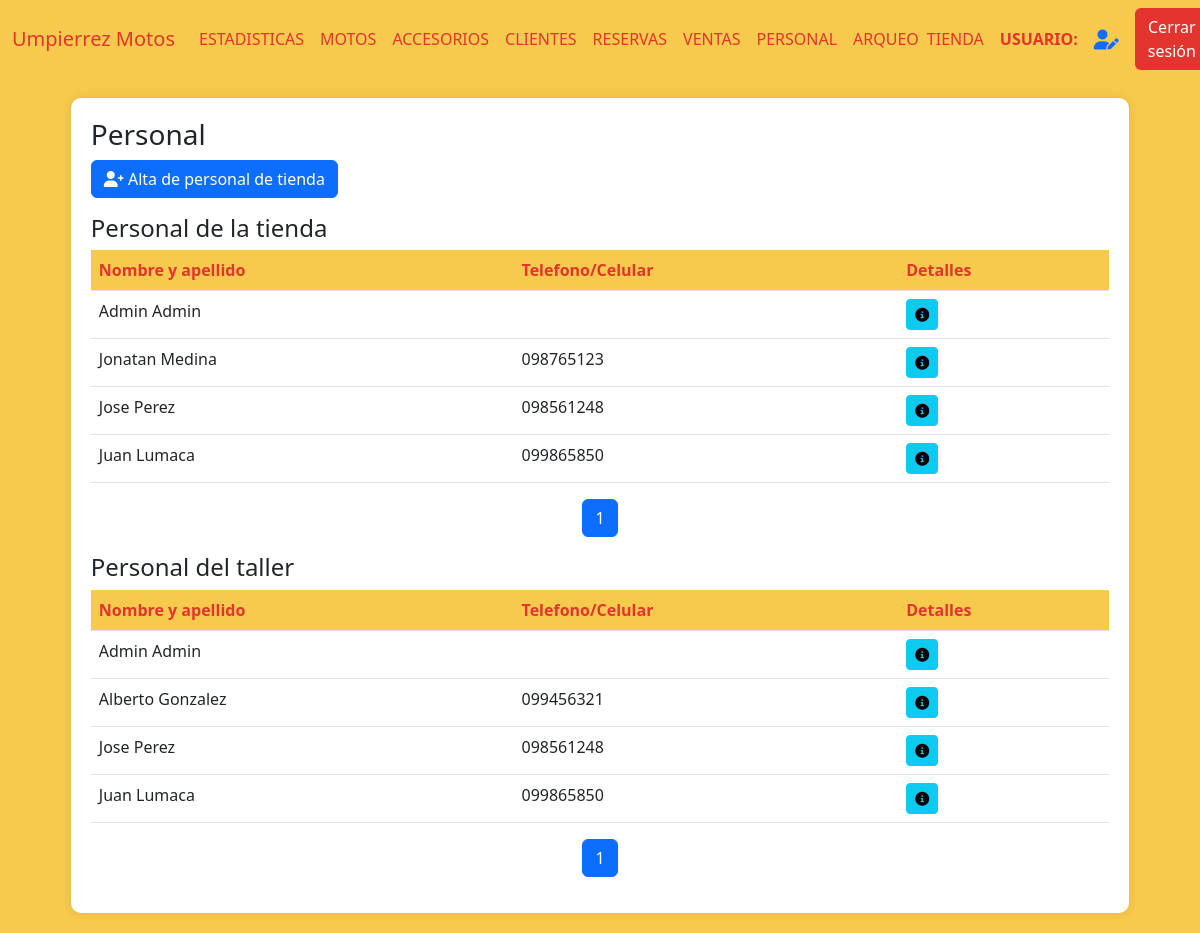
Before: /personal (signed in) with the older database file.
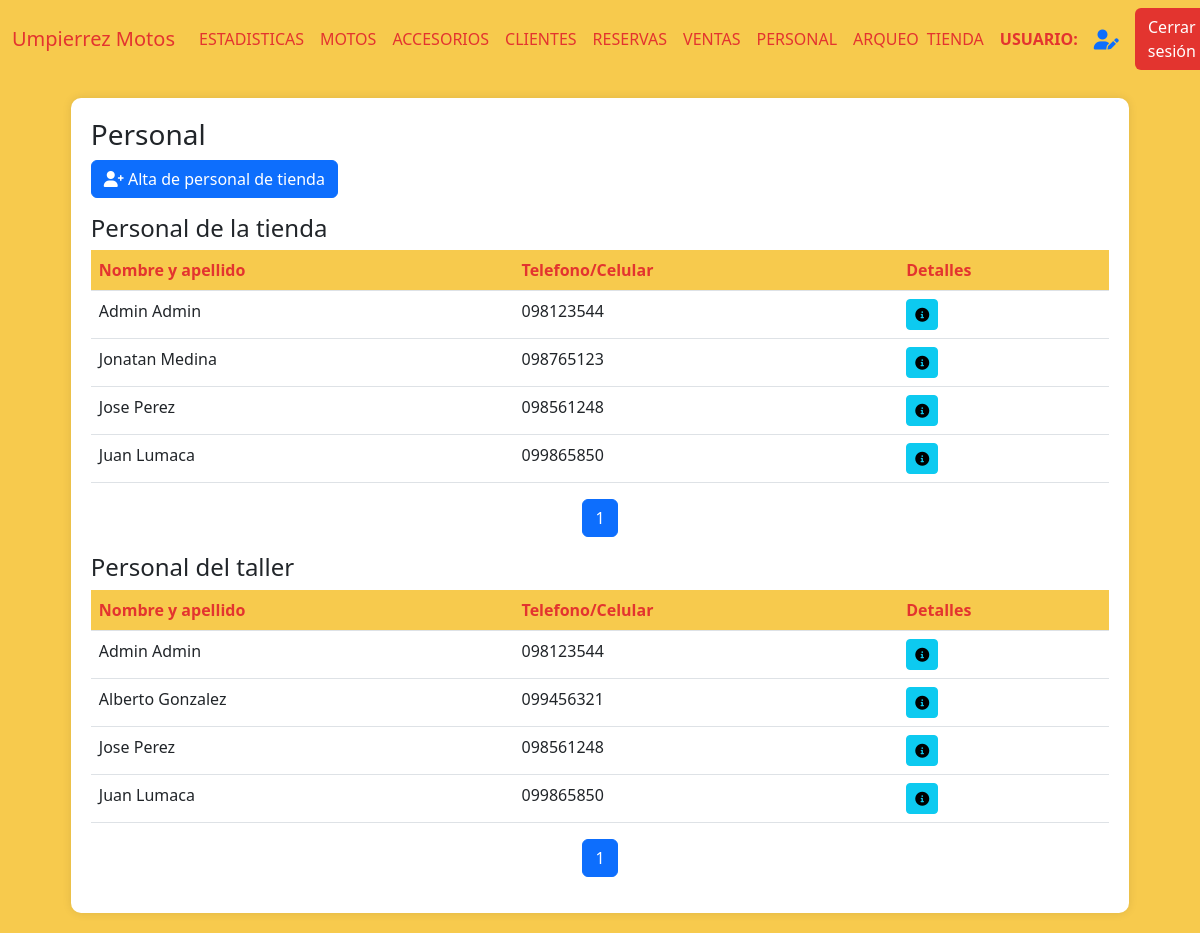
After: the same page with the newer database file.
### AppUM/models.py (models this page shows)
class Personal(models.Model):
    documento = models.CharField(max_length=20, unique=True)
    nombre = models.CharField(max_length=20)
    apellido  = models.CharField(max_length=20)
    fecha_nacimiento = models.DateField()
    usuario = models.CharField(max_length=100,unique=True)
    contrasena = models.CharField(max_length=20)
    correo = models.CharField(max_length=40,unique=True)
    telefono = models.CharField(max_length=10,unique=True)
    primera_sesion = models.BooleanField(default=False)

### AppUM/decorators.py (the view)
    def _wrapped_view(request, *args, **kwargs):
        user = request.user
        if user.is_authenticated:
            usuario_consulta = Personal.objects.filter(usuario=user.username).first()
            if usuario_consulta:
                if Administrativo.objects.filter(personal_ptr_id=usuario_consulta.id,activo=1).exists():
                    return view_func(request, *args, **kwargs)
                else:
                    raise PermissionDenied
            else:
                return view_func(request, *args, **kwargs)
        else:
            return redirect('Login')  # Redirigir al login si no está autenticado

### AppUM/functions.py (called while the page is built)
def funcion_paginas_varias(req,instancia_model):
    paginator = Paginator(instancia_model, 5)  # 5 motos por página
    page_number = req.GET.get('page')  # Obtiene el número de página desde la URL
    page_obj = paginator.get_page(page_number)
    return page_obj

### AppUM/views.py (called while the page is built)
@admin_required
def vista_personal(req):
    administrativos = (Administrativo.objects
                       .filter(activo=True)
                       .values('id', 'nombre', 'apellido', 'telefono', 'correo', 'activo')
                       .order_by('nombre'))
    page_obj = funcion_paginas_varias(req,administrativos)
    mecanicos = (Mecanico.objects
                       .filter(activo=True)
                       .values('id', 'nombre', 'apellido', 'telefono', 'correo', 'activo')
                       .order_by('nombre'))
    page_objMec = funcion_paginas_varias(req,mecanicos)
    return render(req,"perfil_administrativo/personal/personal.html",{"page_obj":page_obj,"page_objMec":page_objMec})

### AppUM/templates/perfil_administrativo/personal/personal.html (shortened to what this page needs)
{% extends "perfil_administrativo/padre_perfil_administrativo.html" %}
{% load static %}
{% block contenidoQueCambia %}
<link href="https://cdnjs.cloudflare.com/ajax/libs/font-awesome/6.0.0/css/all.min.css" rel="stylesheet">
<link href="https://cdn.jsdelivr.net/npm/bootstrap-icons@1.10.0/font/bootstrap-icons.css" rel="stylesheet">
<div class="table-container" id="inventarios">
    <h3>Personal</h3>
    <a href="{% url 'PersonalAlta' %}" class="btn btn-primary mb-3">
        <i class="fas fa-user-plus"></i> Alta de personal de tienda
    </a>
    <h4>Personal de la tienda</h4>
    <table class="table">
        <thead>
            <tr>
                <th>Nombre y apellido</th>
                <th>Telefono/Celular</th>
                <th>Detalles</th>
            </tr>
        </thead>
        <tbody>
            {% if page_obj %}
                {% for personal in page_obj %}
                <tr>
                    <td>{{ personal.nombre }} {{ personal.apellido }}</td>
                    <td>{{ personal.telefono }}</td>
                    <td>
                        <a href="{% url 'PersonalDetalle' personal.id %}"><button class="btn btn-sm btn-info"><i class="fas fa-info-circle"></i></button></a>
                    </td>
                </tr>
                {% endfor %}
            {% else %}
                <tr>
                    <td colspan="9" class="text-center text-muted">
                        No hay registro de personal ingresado.
                    </td>
                </tr>
            {% endif %}
        </tbody>
    </table>
    <nav aria-label="Page navigation">
        <ul class="pagination justify-content-center">
            {% for num in page_obj.paginator.page_range %}
            <li class="page-item {% if page_obj.number == num %}active{% endif %}">
                <a class="page-link" href="?page={{ num }}">{{ num }}</a>
            </li>
            {% endfor %}
        </ul>
    </nav>
    <h4>Personal del taller</h4>
    <table class="table">
        <thead>
            <tr>
                <th>Nombre y apellido</th>
                <th>Telefono/Celular</th>
                <th>Detalles</th>
            </tr>
        </thead>
        <tbody>
            {% if page_objMec %}
                {% for personal in page_objMec %}
                <tr>
                    <td>{{ personal.nombre }} {{ personal.apellido }}</td>
                    <td>{{ personal.telefono }}</td>
                    <td>
                        <a href="{% url 'PersonalDetalle' personal.id %}"><button class="btn btn-sm btn-info"><i class="fas fa-info-circle"></i></button></a>
                    </td>
                </tr>
                {% endfor %}
            {% else %}
                <tr>
                    <td colspan="9" class="text-center text-muted">
                        No hay registro de personal ingresado.
                    </td>
                </tr>
            {% endif %}
        </tbody>
    </table>
    <nav aria-label="Page navigation">
        <ul class="pagination justify-content-center">
            {% for num in page_objMec.paginator.page_range %}
            <li class="page-item {% if page_objMec.number == num %}active{% endif %}">
                <a class="page-link" href="?page={{ num }}">{{ num }}</a>
            </li>
            {% endfor %}
        </ul>
    </nav>
</div>
{% endblock %}

Changed rows visible on the page:
changed Personal (number 1 of 5 on the later page): telefono (not shown) → "098123544"
